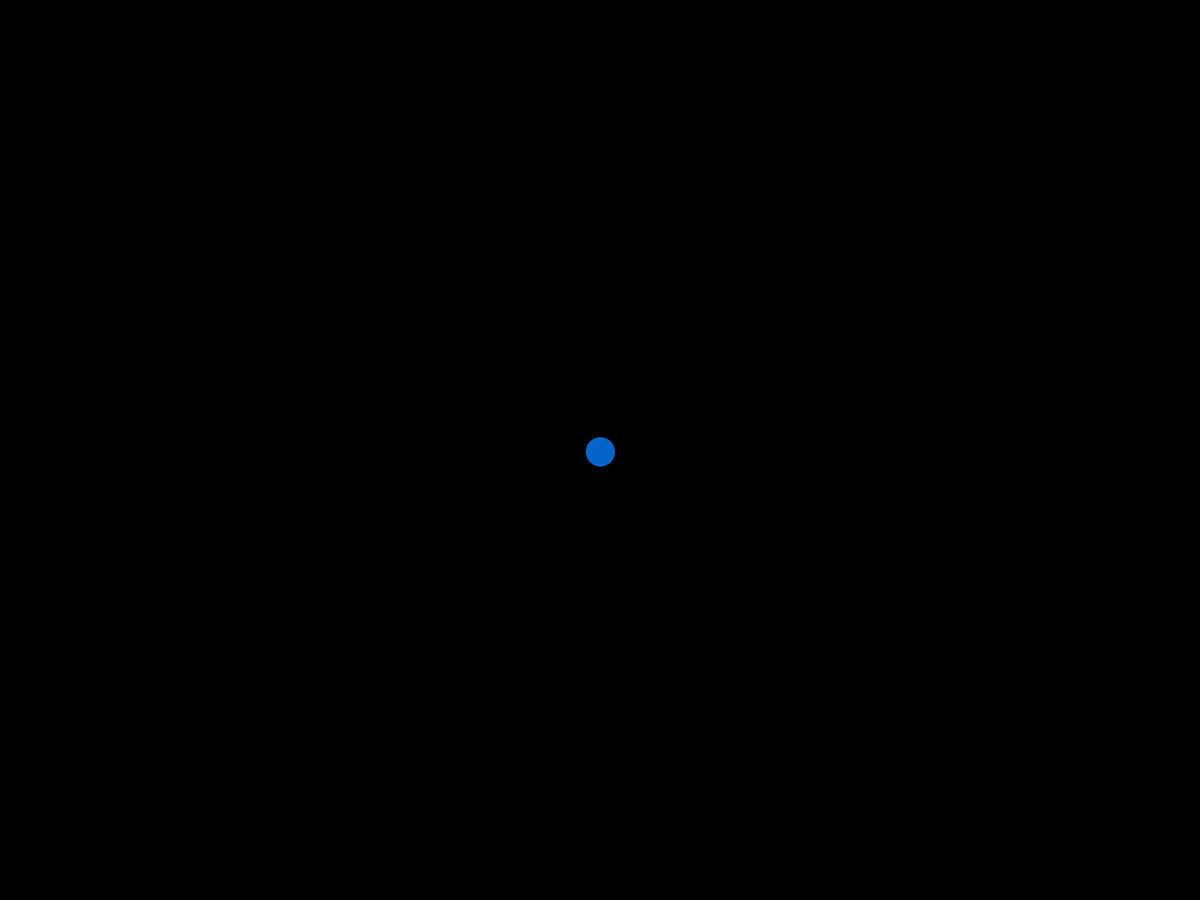
Frame 1 (no input)
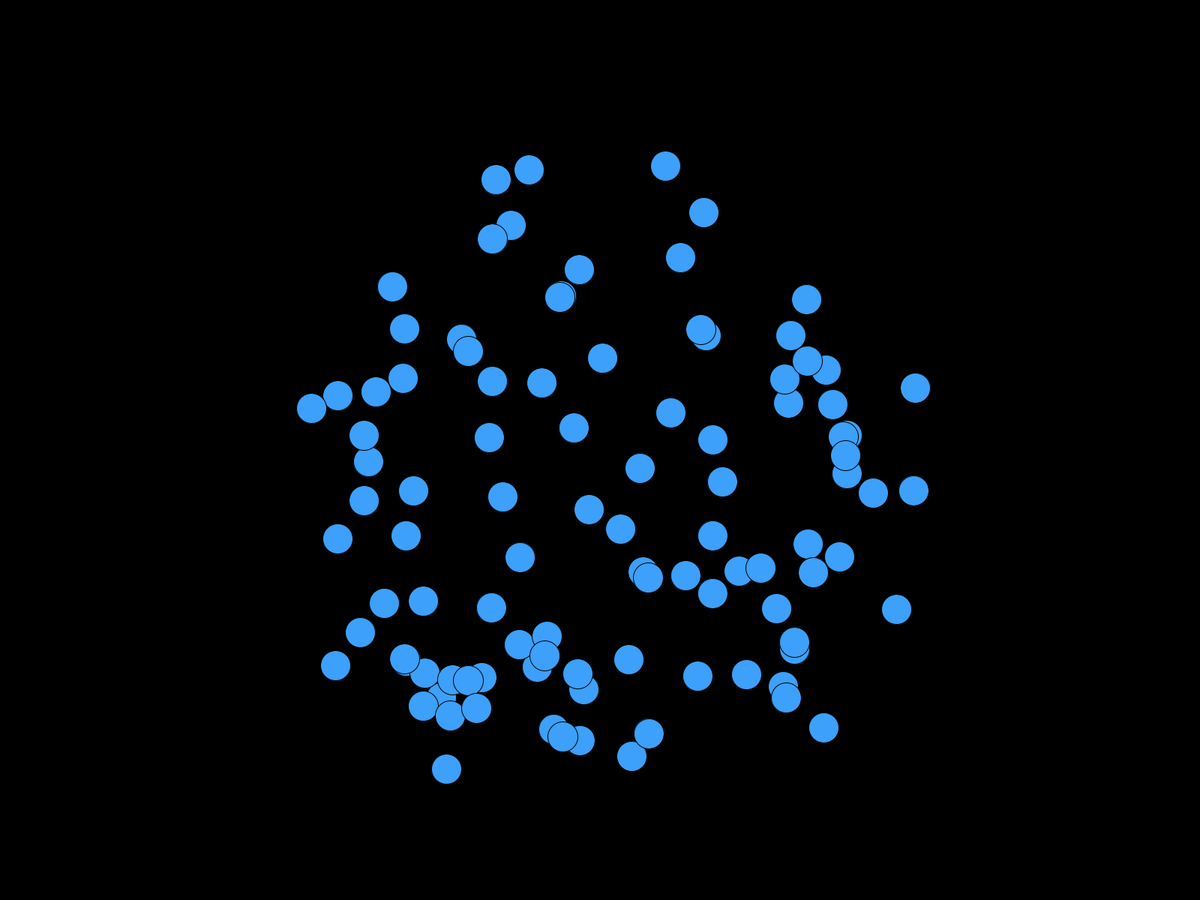
Frame 60 (the mouse pressed at the canvas centre just before this capture)
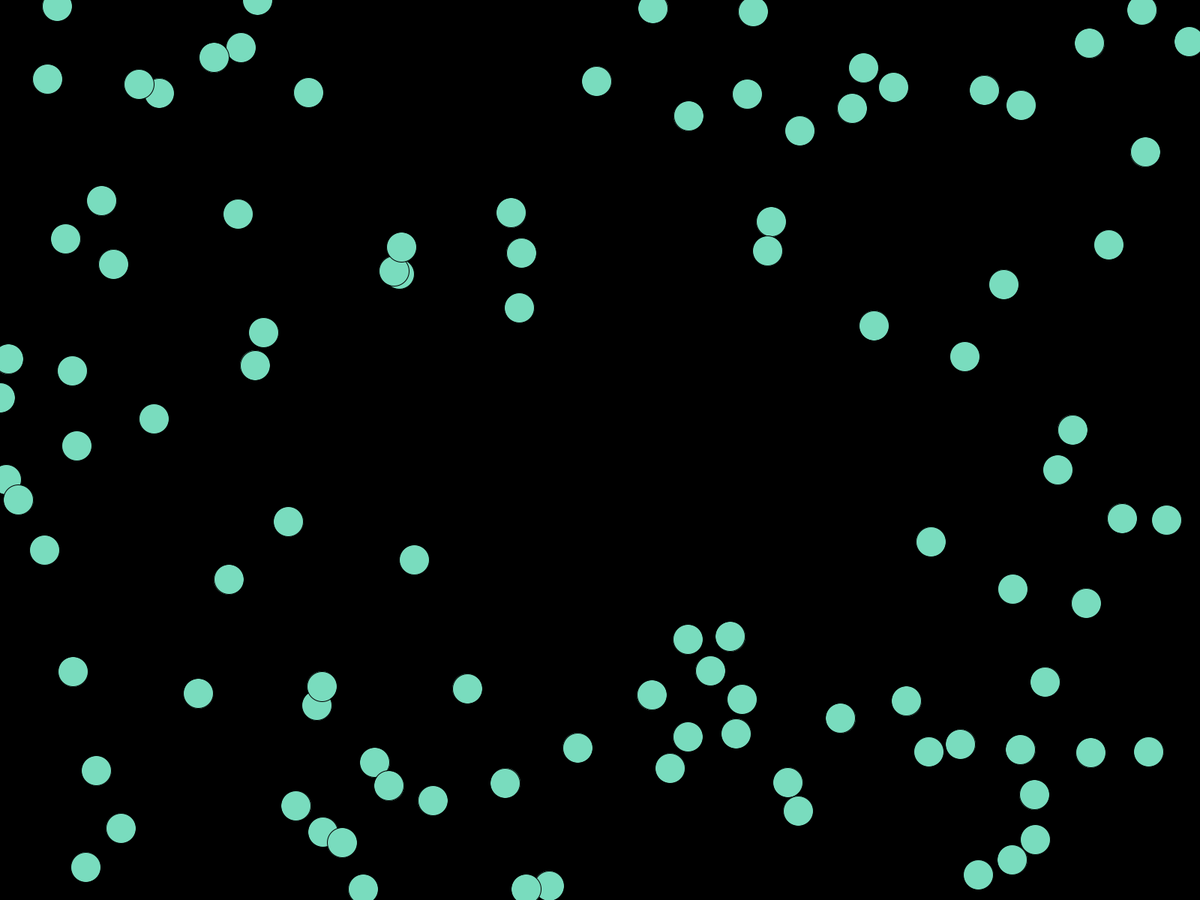
Frame 120 (the mouse held since frame 60 and released just before this capture)

The Processing sketch that drew these frames (run headless with seeded random() and noise(); from frame 60 on, the mouse is pressed at the canvas centre):

// Processing sketch: Bounce_Ball_1_3
// ── Bounce_Ball_1_3.pde
Ball[] b;
int number = 100;

void setup(){
  //size(400,300);
  fullScreen();
  frameRate(100);
  b = new Ball[number];
  for(int i = 0; i < number ; i++){
    b[i] = new Ball();
  }
}

void draw(){
  background(0);
  for(int i = 0; i<number;i++){
    b[i].move();
    b[i].bounce();
    b[i].tint(i);
    b[i].display();
  }
}
// ── Ball.pde
class Ball{
  int r,g,b;
  int re,gr,bl;
  
  float tx,ty; 
  float nx,ny;
  PVector location;
  PVector velocity;
  PVector acceleration;
  
  
  Ball(){
    r = 1;
    g = 100;
    b = 200;
    
    re = 1;
    gr = 1;
    bl = 1;
    
    tx = 0;
    ty = 0;
  
    nx = 0;
    ny = 0;
    
    location = new PVector(width/2,height/2);
    velocity = new PVector(0,2);
    acceleration = new PVector(0.01,0);
  }
  
  void move(){
    tx += 0.01;
    ty += 0.02;
    //nx = noise(tx);  //Doesn't work with perlin noise; All Balls are on top of each other
    //ny = noise(ty);
    nx = random(0,1);
    ny = random(0,1);
    nx = map(nx,0,1,-0.5,0.5);
    ny = map(ny,0,1,-0.5,0.5);
    acceleration.x += nx;
    acceleration.y += ny;
    acceleration.limit(10);
    
    velocity.add(acceleration);
    location.add(velocity);
    velocity.limit(5);
  }
   
  void bounce(){
    if (location.x > width) location.x = 0;
    if (location.x < 0) location.x = width;
    if (location.y > height) location.y = 0;
    if (location.y < 0) location.y = height;
  }
  
  void display(){
    fill(r,g,b);
    ellipse(location.x,location.y,40,40);
  }
  
  void tint(int a){
    if(r == 255 || r == 0){
      re = re * -1;  
    }
    if(g == 255 || g == 0){
      gr = gr * -1;  
    }
    if(b == 255 || b == 0){
      bl = bl * -1;  
    }
    r = r + re;
    g = g + gr;
    b = b + bl;
    //println("r ist gleich " + r);
    //println("g ist gleich " + g);
    //println("b ist gleich " + b);
  }
}
